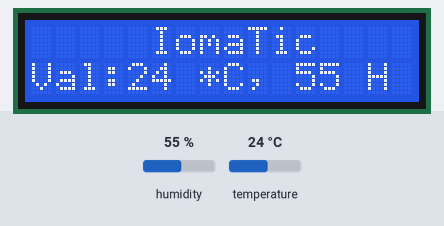
The sketch below on a simulated Arduino Uno, built with avr-gcc and run on an emulated ATmega328P. On the bench: 16×2 character LCD. Inputs (shaded band) come from the test bench; at power-on: humidity 55 %, temperature 24 °C.

Above: at 3.2 s.
3.3 s: humidity set to 22 %
At 4.8 s:
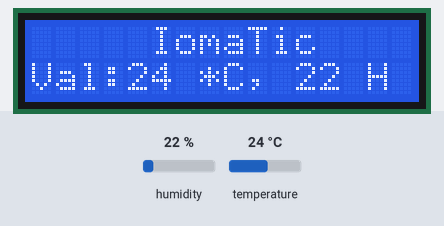
5.1 s: temperature set to 12 °C
At 6.4 s:
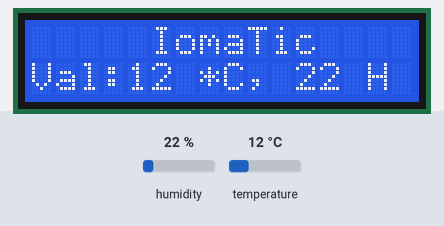
6.7 s: humidity set to 40 %
At 8.0 s:
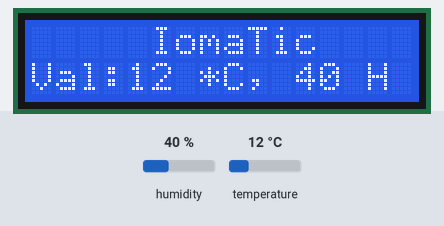
8.3 s: temperature set to 19 °C
At 9.8 s:
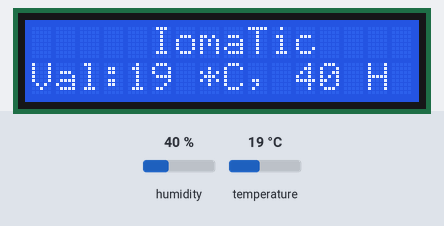
Timing chart, 0 to 10.8 s (numbered marks = the images above; inputs shaded):
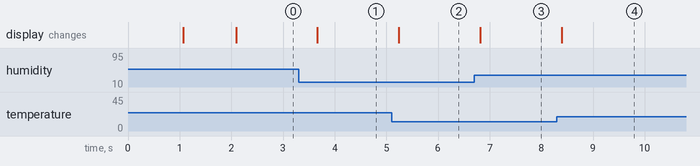

Measured:
- after the input at 3.3 s, the display: changes after 0.37 s (image 1)
- after the input at 5.1 s, the display: changes after 0.14 s (image 2)
- after the input at 6.7 s, the display: changes after 0.12 s (image 3)
- after the input at 8.3 s, the display: changes after 0.10 s (image 4)

The sketch:

DHT11_Display.ino
```cpp
// include the library code:
#include <LiquidCrystal.h>
#include <SimpleDHT.h>

//DTH11 connected on pin D6 in IomaTic
int pinDHT11 = 6;
SimpleDHT11 dht11;

// initialize the library with the numbers of the interface pins
LiquidCrystal lcd(11,12,14,15,16,17);

void setup()
{
    //Initialize the LCD in 16x2 mode
    lcd.begin(16, 2);
    delay(1000);
    //Set cursor at first character/coloumn of first line/row
    lcd.setCursor(0,0);
    //Print the message as metioned cursor location
    lcd.print("     IomaTic    ");
    //Initialize a serial communication with baud rate 9600
    Serial.begin(9600);
    delay(1000);

}

void loop()
{
  byte temperature = 0;
  byte humidity = 0;
  int err = SimpleDHTErrSuccess;
  if ((err = dht11.read(pinDHT11, &temperature, &humidity, NULL)) != SimpleDHTErrSuccess)
{
    //Serial.print("Read DHT11 failed, err="); Serial.println(err);delay(1000);
    return;
  }
    //Set cursor at first character/coloumn of first line/row
    lcd.setCursor(0,1);
    //Print the message as metioned cursor location
    lcd.print("Val:");
    lcd.print((int)temperature);
    lcd.print(" *C, ");
    lcd.print((int)humidity);
    lcd.print(" H");

    delay(500);
}
```
